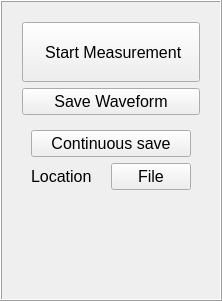
     <widget class="QFrame" name="frame_2">
      <property name="minimumSize">
       <size>
        <width>0</width>
        <height>300</height>
       </size>
      </property>
      <property name="maximumSize">
       <size>
        <width>16777215</width>
        <height>400</height>
       </size>
      </property>
      <property name="frameShape">
       <enum>QFrame::Box</enum>
      </property>
      <property name="frameShadow">
       <enum>QFrame::Raised</enum>
      </property>
      <layout class="QVBoxLayout" name="verticalLayout">
       <item>
        <layout class="QVBoxLayout" name="verticalLayout_5"/>
       </item>
       <item>
        <widget class="QFrame" name="frame_17">
         <property name="minimumSize">
          <size>
           <width>190</width>
           <height>150</height>
          </size>
         </property>
         <property name="frameShape">
          <enum>QFrame::NoFrame</enum>
         </property>
         <property name="frameShadow">
          <enum>QFrame::Raised</enum>
         </property>
         <layout class="QGridLayout" name="gridLayout_2">
          <item row="3" column="0">
           <spacer name="verticalSpacer_7">
            <property name="orientation">
             <enum>Qt::Vertical</enum>
            </property>
            <property name="sizeHint" stdset="0">
             <size>
              <width>20</width>
              <height>40</height>
             </size>
            </property>
           </spacer>
          </item>
          <item row="1" column="0">
           <widget class="QPushButton" name="SaveWaveformButton">
            <property name="minimumSize">
             <size>
              <width>160</width>
              <height>20</height>
             </size>
            </property>
            <property name="font">
             <font>
              <pointsize>12</pointsize>
              <weight>50</weight>
              <bold>false</bold>
             </font>
            </property>
            <property name="autoFillBackground">
             <bool>false</bool>
            </property>
            <property name="text">
             <string>Save Waveform</string>
            </property>
            <property name="checkable">
             <bool>false</bool>
            </property>
           </widget>
          </item>
          <item row="0" column="0">
           <widget class="QPushButton" name="StartMeasurementButton">
            <property name="minimumSize">
             <size>
              <width>160</width>
              <height>60</height>
             </size>
            </property>
            <property name="font">
             <font>
              <pointsize>12</pointsize>
              <weight>50</weight>
              <bold>false</bold>
             </font>
            </property>
            <property name="toolTip">
             <string>This button starts the measurement</string>
            </property>
            <property name="autoFillBackground">
             <bool>false</bool>
            </property>
            <property name="text">
             <string> Start Measurement</string>
            </property>
            <property name="checkable">
             <bool>false</bool>
            </property>
           </widget>
          </item>
          <item row="2" column="0">
           <widget class="QFrame" name="frame_18">
            <property name="minimumSize">
             <size>
              <width>0</width>
              <height>0</height>
             </size>
            </property>
            <property name="frameShape">
             <enum>QFrame::NoFrame</enum>
            </property>
            <property name="frameShadow">
             <enum>QFrame::Plain</enum>
            </property>
            <layout class="QGridLayout" name="gridLayout_9">
             <item row="1" column="1">
              <widget class="QPushButton" name="WaveformContinousSaveFileLocation">
               <property name="font">
                <font>
                 <pointsize>12</pointsize>
                 <weight>50</weight>
                 <bold>false</bold>
                </font>
               </property>
               <property name="autoFillBackground">
                <bool>false</bool>
               </property>
               <property name="text">
                <string>File</string>
               </property>
               <property name="checkable">
                <bool>false</bool>
               </property>
              </widget>
             </item>
             <item row="0" column="0" colspan="2">
              <widget class="QPushButton" name="WaveformContinousSave">
               <property name="minimumSize">
                <size>
                 <width>160</width>
                 <height>0</height>
                </size>
               </property>
               <property name="font">
                <font>
                 <pointsize>12</pointsize>
                 <weight>50</weight>
                 <bold>false</bold>
                </font>
               </property>
               <property name="autoFillBackground">
                <bool>false</bool>
               </property>
               <property name="text">
                <string>Continuous save</string>
               </property>
               <property name="checkable">
                <bool>false</bool>
               </property>
              </widget>
             </item>
             <item row="1" column="0">
              <widget class="QLabel" name="label_22">
               <property name="font">
                <font>
                 <pointsize>11</pointsize>
                 <weight>50</weight>
                 <bold>false</bold>
                </font>
               </property>
               <property name="text">
                <string>&lt;html&gt;&lt;head/&gt;&lt;body&gt;&lt;p&gt;&lt;span style=&quot; font-size:12pt;&quot;&gt;Location&lt;/span&gt;&lt;/p&gt;&lt;/body&gt;&lt;/html&gt;</string>
               </property>
              </widget>
             </item>
            </layout>
           </widget>
          </item>
         </layout>
        </widget>
       </item>
       <item>
        <spacer name="verticalSpacer_5">
         <property name="orientation">
          <enum>Qt::Vertical</enum>
         </property>
         <property name="sizeHint" stdset="0">
          <size>
           <width>20</width>
           <height>40</height>
          </size>
         </property>
        </spacer>
       </item>
      </layout>
     </widget>
